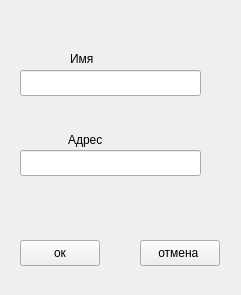
<?xml version="1.0" encoding="UTF-8"?>
<ui version="4.0">
 <class>Form</class>
 <widget class="QWidget" name="Form">
  <property name="geometry">
   <rect>
    <x>0</x>
    <y>0</y>
    <width>241</width>
    <height>295</height>
   </rect>
  </property>
  <property name="windowTitle">
   <string>добавление поставщика </string>
  </property>
  <widget class="QPushButton" name="pushButton_provader">
   <property name="geometry">
    <rect>
     <x>20</x>
     <y>240</y>
     <width>80</width>
     <height>26</height>
    </rect>
   </property>
   <property name="text">
    <string>ок</string>
   </property>
  </widget>
  <widget class="QLabel" name="label">
   <property name="geometry">
    <rect>
     <x>70</x>
     <y>50</y>
     <width>59</width>
     <height>18</height>
    </rect>
   </property>
   <property name="text">
    <string>Имя</string>
   </property>
  </widget>
  <widget class="QLabel" name="label_2">
   <property name="geometry">
    <rect>
     <x>68</x>
     <y>130</y>
     <width>61</width>
     <height>20</height>
    </rect>
   </property>
   <property name="text">
    <string>Адрес</string>
   </property>
  </widget>
  <widget class="QLineEdit" name="lineEdit_add">
   <property name="geometry">
    <rect>
     <x>20</x>
     <y>70</y>
     <width>181</width>
     <height>26</height>
    </rect>
   </property>
  </widget>
  <widget class="QLineEdit" name="lineEdit_add2">
   <property name="geometry">
    <rect>
     <x>20</x>
     <y>150</y>
     <width>181</width>
     <height>26</height>
    </rect>
   </property>
  </widget>
  <widget class="QPushButton" name="pushButton_cl_provader">
   <property name="geometry">
    <rect>
     <x>140</x>
     <y>240</y>
     <width>80</width>
     <height>26</height>
    </rect>
   </property>
   <property name="text">
    <string>отмена </string>
   </property>
  </widget>
 </widget>
 <resources/>
 <connections/>
</ui>
